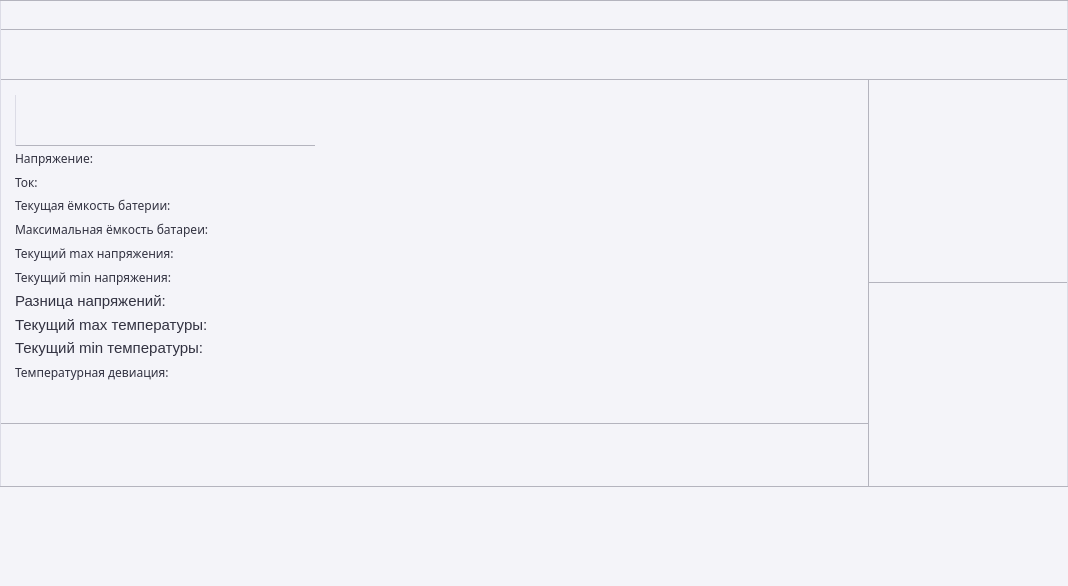
<?xml version="1.0" encoding="UTF-8"?>
<ui version="4.0">
 <class>MainWindow</class>
 <widget class="QMainWindow" name="MainWindow">
  <property name="geometry">
   <rect>
    <x>0</x>
    <y>0</y>
    <width>1068</width>
    <height>586</height>
   </rect>
  </property>
  <property name="minimumSize">
   <size>
    <width>50</width>
    <height>30</height>
   </size>
  </property>
  <property name="windowTitle">
   <string>MainWindow</string>
  </property>
  <widget class="QWidget" name="CentralWidget">
   <property name="font">
    <font>
     <family>Fira Code</family>
    </font>
   </property>
   <layout class="QVBoxLayout" name="CentralLayout">
    <property name="spacing">
     <number>0</number>
    </property>
    <property name="leftMargin">
     <number>0</number>
    </property>
    <property name="topMargin">
     <number>0</number>
    </property>
    <property name="rightMargin">
     <number>0</number>
    </property>
    <property name="bottomMargin">
     <number>0</number>
    </property>
    <item>
     <widget class="QWidget" name="ControlPanelWidget" native="true">
      <property name="minimumSize">
       <size>
        <width>0</width>
        <height>30</height>
       </size>
      </property>
      <property name="maximumSize">
       <size>
        <width>16777215</width>
        <height>30</height>
       </size>
      </property>
      <property name="styleSheet">
       <string notr="true">QWidget {
background-color: rgb(244, 244, 249);
border-top: 1px solid rgb(180, 180, 190);
border-right: 1px solid rgb(220, 220, 230);
border-bottom: 1px solid rgb(180, 180, 190);
border-left: 1px solid rgb(220, 220, 230);
}</string>
      </property>
     </widget>
    </item>
    <item>
     <widget class="QWidget" name="FlagsWidget" native="true">
      <property name="minimumSize">
       <size>
        <width>50</width>
        <height>50</height>
       </size>
      </property>
      <property name="maximumSize">
       <size>
        <width>16777215</width>
        <height>50</height>
       </size>
      </property>
      <property name="styleSheet">
       <string notr="true">QWidget {
background-color: rgb(244, 244, 249);
border-top: 0px solid rgb(180, 180, 190);
border-right: 1px solid rgb(220, 220, 230);
border-bottom: 1px solid rgb(180, 180, 190);
border-left: 1px solid rgb(220, 220, 230);
}</string>
      </property>
     </widget>
    </item>
    <item>
     <widget class="QSplitter" name="LeftRightPartSplitter">
      <property name="orientation">
       <enum>Qt::Orientation::Horizontal</enum>
      </property>
      <property name="handleWidth">
       <number>0</number>
      </property>
      <widget class="QSplitter" name="BatInfoWarningsSplitter">
       <property name="orientation">
        <enum>Qt::Orientation::Vertical</enum>
       </property>
       <property name="handleWidth">
        <number>0</number>
       </property>
       <widget class="QWidget" name="BatInfoWidget" native="true">
        <property name="minimumSize">
         <size>
          <width>50</width>
          <height>50</height>
         </size>
        </property>
        <property name="baseSize">
         <size>
          <width>0</width>
          <height>0</height>
         </size>
        </property>
        <property name="styleSheet">
         <string notr="true">QWidget {
background-color: rgb(244, 244, 249);
border-top: 0px solid rgb(180, 180, 190);
border-right: 0px solid rgb(180, 180, 190);
border-bottom: 1px solid rgb(180, 180, 190);
border-left: 1px solid rgb(220, 220, 230);
}</string>
        </property>
        <layout class="QVBoxLayout" name="BatInfoLayout">
         <property name="spacing">
          <number>0</number>
         </property>
         <property name="leftMargin">
          <number>15</number>
         </property>
         <property name="topMargin">
          <number>15</number>
         </property>
         <property name="rightMargin">
          <number>0</number>
         </property>
         <property name="bottomMargin">
          <number>0</number>
         </property>
         <item>
          <layout class="QHBoxLayout" name="BatChargeLayout" stretch="25,1">
           <property name="spacing">
            <number>0</number>
           </property>
           <item>
            <widget class="BatChargeImg" name="BatChargeWidget" native="true">
             <property name="sizePolicy">
              <sizepolicy hsizetype="Preferred" vsizetype="Fixed">
               <horstretch>0</horstretch>
               <verstretch>50</verstretch>
              </sizepolicy>
             </property>
             <property name="minimumSize">
              <size>
               <width>50</width>
               <height>51</height>
              </size>
             </property>
             <property name="maximumSize">
              <size>
               <width>300</width>
               <height>51</height>
              </size>
             </property>
             <property name="sizeIncrement">
              <size>
               <width>0</width>
               <height>51</height>
              </size>
             </property>
             <property name="styleSheet">
              <string notr="true">QWidget {
	font: 9pt &quot;Inter&quot;;
}</string>
             </property>
            </widget>
           </item>
           <item>
            <spacer name="BatChargeHorizontalSpacer">
             <property name="orientation">
              <enum>Qt::Orientation::Horizontal</enum>
             </property>
             <property name="sizeType">
              <enum>QSizePolicy::Policy::Expanding</enum>
             </property>
             <property name="sizeHint" stdset="0">
              <size>
               <width>0</width>
               <height>20</height>
              </size>
             </property>
            </spacer>
           </item>
          </layout>
         </item>
         <item>
          <widget class="QLabel" name="VoltageLabel">
           <property name="autoFillBackground">
            <bool>false</bool>
           </property>
           <property name="styleSheet">
            <string notr="true">QLabel {
	color: rgb(50, 50, 65);
	border: 0px;
	background-color: transparent;
	font: 11pt &quot;Segoe UI&quot;;
}</string>
           </property>
           <property name="text">
            <string>Напряжение:</string>
           </property>
          </widget>
         </item>
         <item>
          <widget class="QLabel" name="CurrentLabel">
           <property name="styleSheet">
            <string notr="true">QLabel {
	color: rgb(50, 50, 65);
	border: 0px;
	background-color: transparent;
	font: 11pt &quot;Segoe UI&quot;;
}</string>
           </property>
           <property name="text">
            <string>Ток:</string>
           </property>
          </widget>
         </item>
         <item>
          <widget class="QLabel" name="CurCapacityLabel">
           <property name="styleSheet">
            <string notr="true">QLabel {
	color: rgb(50, 50, 65);
	border: 0px;
	background-color: transparent;
	font: 11pt &quot;Segoe UI&quot;;
}</string>
           </property>
           <property name="text">
            <string>Текущая ёмкость батерии:</string>
           </property>
          </widget>
         </item>
         <item>
          <widget class="QLabel" name="MaxCapacityLabel">
           <property name="styleSheet">
            <string notr="true">QLabel {
	color: rgb(50, 50, 65);
	border: 0px;
	background-color: transparent;
	font: 11pt &quot;Segoe UI&quot;;
}</string>
           </property>
           <property name="text">
            <string>Максимальная ёмкость батареи:   </string>
           </property>
          </widget>
         </item>
         <item>
          <widget class="QLabel" name="MaxVoltageLabel">
           <property name="styleSheet">
            <string notr="true">QLabel {
	color: rgb(50, 50, 65);
	border: 0px;
	background-color: transparent;
	font: 11pt &quot;Segoe UI&quot;;
}</string>
           </property>
           <property name="text">
            <string>Текущий max напряжения:</string>
           </property>
           <property name="alignment">
            <set>Qt::AlignmentFlag::AlignLeading|Qt::AlignmentFlag::AlignLeft|Qt::AlignmentFlag::AlignVCenter</set>
           </property>
          </widget>
         </item>
         <item>
          <widget class="QLabel" name="MinVoltageLabel">
           <property name="styleSheet">
            <string notr="true">QLabel {
	color: rgb(50, 50, 65);
	border: 0px;
	background-color: transparent;
	font: 11pt &quot;Segoe UI&quot;;
}</string>
           </property>
           <property name="text">
            <string>Текущий min напряжения:</string>
           </property>
           <property name="alignment">
            <set>Qt::AlignmentFlag::AlignLeading|Qt::AlignmentFlag::AlignLeft|Qt::AlignmentFlag::AlignVCenter</set>
           </property>
          </widget>
         </item>
         <item>
          <widget class="QLabel" name="VoltageDIfLabel">
           <property name="font">
            <font>
             <family>Segoe UI</family>
             <pointsize>11</pointsize>
             <italic>false</italic>
             <bold>false</bold>
            </font>
           </property>
           <property name="styleSheet">
            <string notr="true">QLabel {
	color: rgb(50, 50, 65);
	border: 0px;
	background-color: transparent;
	font: 11pt &quot;Segoe UI&quot;;
}</string>
           </property>
           <property name="text">
            <string>Разница напряжений:</string>
           </property>
           <property name="alignment">
            <set>Qt::AlignmentFlag::AlignLeading|Qt::AlignmentFlag::AlignLeft|Qt::AlignmentFlag::AlignVCenter</set>
           </property>
          </widget>
         </item>
         <item>
          <widget class="QLabel" name="MaxTempLabel">
           <property name="font">
            <font>
             <family>Segoe UI</family>
             <pointsize>11</pointsize>
             <italic>false</italic>
             <bold>false</bold>
            </font>
           </property>
           <property name="styleSheet">
            <string notr="true">QLabel {
	color: rgb(50, 50, 65);
	border: 0px;
	background-color: transparent;
	font: 11pt &quot;Segoe UI&quot;;
}</string>
           </property>
           <property name="text">
            <string>Текущий max температуры:</string>
           </property>
           <property name="alignment">
            <set>Qt::AlignmentFlag::AlignLeading|Qt::AlignmentFlag::AlignLeft|Qt::AlignmentFlag::AlignVCenter</set>
           </property>
          </widget>
         </item>
         <item>
          <widget class="QLabel" name="MinTempLabel">
           <property name="font">
            <font>
             <family>Segoe UI</family>
             <pointsize>11</pointsize>
             <italic>false</italic>
             <bold>false</bold>
            </font>
           </property>
           <property name="styleSheet">
            <string notr="true">QLabel {
	color: rgb(50, 50, 65);
	border: 0px;
	background-color: transparent;
	font: 11pt &quot;Segoe UI&quot;;
}</string>
           </property>
           <property name="text">
            <string>Текущий min температуры:</string>
           </property>
           <property name="alignment">
            <set>Qt::AlignmentFlag::AlignLeading|Qt::AlignmentFlag::AlignLeft|Qt::AlignmentFlag::AlignVCenter</set>
           </property>
          </widget>
         </item>
         <item>
          <widget class="QLabel" name="TempDifLabel">
           <property name="styleSheet">
            <string notr="true">QLabel {
	color: rgb(50, 50, 65);
	border: 0px;
	background-color: transparent;
	font: 11pt &quot;Segoe UI&quot;;
}</string>
           </property>
           <property name="text">
            <string>Температурная девиация:</string>
           </property>
           <property name="alignment">
            <set>Qt::AlignmentFlag::AlignLeading|Qt::AlignmentFlag::AlignLeft|Qt::AlignmentFlag::AlignVCenter</set>
           </property>
          </widget>
         </item>
         <item>
          <spacer name="BatInfoVerticalSpacer">
           <property name="orientation">
            <enum>Qt::Orientation::Vertical</enum>
           </property>
           <property name="sizeType">
            <enum>QSizePolicy::Policy::Preferred</enum>
           </property>
           <property name="sizeHint" stdset="0">
            <size>
             <width>20</width>
             <height>40</height>
            </size>
           </property>
          </spacer>
         </item>
        </layout>
       </widget>
       <widget class="QWidget" name="WarningsWidget" native="true">
        <property name="minimumSize">
         <size>
          <width>50</width>
          <height>50</height>
         </size>
        </property>
        <property name="styleSheet">
         <string notr="true">QWidget {
background-color: rgb(244, 244, 249);
border-top: 0px solid rgb(180, 180, 190);
border-right: 0px solid rgb(180, 180, 190);
border-bottom: 0px solid rgb(180, 180, 190);
border-left: 1px solid rgb(220, 220, 230);
}</string>
        </property>
       </widget>
      </widget>
      <widget class="QSplitter" name="RightPartSplitter">
       <property name="sizePolicy">
        <sizepolicy hsizetype="Preferred" vsizetype="Expanding">
         <horstretch>0</horstretch>
         <verstretch>0</verstretch>
        </sizepolicy>
       </property>
       <property name="orientation">
        <enum>Qt::Orientation::Vertical</enum>
       </property>
       <property name="handleWidth">
        <number>0</number>
       </property>
       <property name="childrenCollapsible">
        <bool>true</bool>
       </property>
       <widget class="QWidget" name="VoltCellsWidget" native="true">
        <property name="sizePolicy">
         <sizepolicy hsizetype="Preferred" vsizetype="Expanding">
          <horstretch>0</horstretch>
          <verstretch>0</verstretch>
         </sizepolicy>
        </property>
        <property name="minimumSize">
         <size>
          <width>200</width>
          <height>50</height>
         </size>
        </property>
        <property name="styleSheet">
         <string notr="true">QWidget {
background-color: rgb(244, 244, 249);
border-top: 0px solid rgb(180, 180, 190);
border-right: 1px solid rgb(220, 220, 230);
border-bottom: 1px solid rgb(180, 180, 190);
border-left: 1px solid rgb(180, 180, 190);
}</string>
        </property>
       </widget>
       <widget class="QWidget" name="TempCellsWidget" native="true">
        <property name="sizePolicy">
         <sizepolicy hsizetype="Preferred" vsizetype="Minimum">
          <horstretch>0</horstretch>
          <verstretch>0</verstretch>
         </sizepolicy>
        </property>
        <property name="minimumSize">
         <size>
          <width>200</width>
          <height>50</height>
         </size>
        </property>
        <property name="styleSheet">
         <string notr="true">QWidget {
background-color: rgb(244, 244, 249); 
border-top: 0px solid rgb(180, 180, 190);
border-right: 1px solid rgb(220, 220, 230);
border-bottom: 0px solid rgb(180, 180, 190);
border-left: 1px solid rgb(180, 180, 190);
}</string>
        </property>
       </widget>
      </widget>
     </widget>
    </item>
    <item>
     <widget class="QWidget" name="FooterWidget" native="true">
      <property name="enabled">
       <bool>true</bool>
      </property>
      <property name="sizePolicy">
       <sizepolicy hsizetype="Preferred" vsizetype="Preferred">
        <horstretch>0</horstretch>
        <verstretch>0</verstretch>
       </sizepolicy>
      </property>
      <property name="minimumSize">
       <size>
        <width>50</width>
        <height>0</height>
       </size>
      </property>
      <property name="maximumSize">
       <size>
        <width>16777215</width>
        <height>100</height>
       </size>
      </property>
      <property name="baseSize">
       <size>
        <width>0</width>
        <height>0</height>
       </size>
      </property>
      <property name="styleSheet">
       <string notr="true">QWidget {
background-color: rgb(244, 244, 249); 
border-top: 1px solid rgb(180, 180, 190);
border-right: 0px solid rgb(180, 180, 190);
border-bottom: 0px solid rgb(180, 180, 190);
border-left: 0px solid rgb(180, 180, 190);
}</string>
      </property>
     </widget>
    </item>
   </layout>
  </widget>
 </widget>
 <customwidgets>
  <customwidget>
   <class>BatChargeImg</class>
   <extends>QWidget</extends>
   <header>batchargeimg.h</header>
   <container>1</container>
  </customwidget>
 </customwidgets>
 <resources/>
 <connections/>
</ui>
